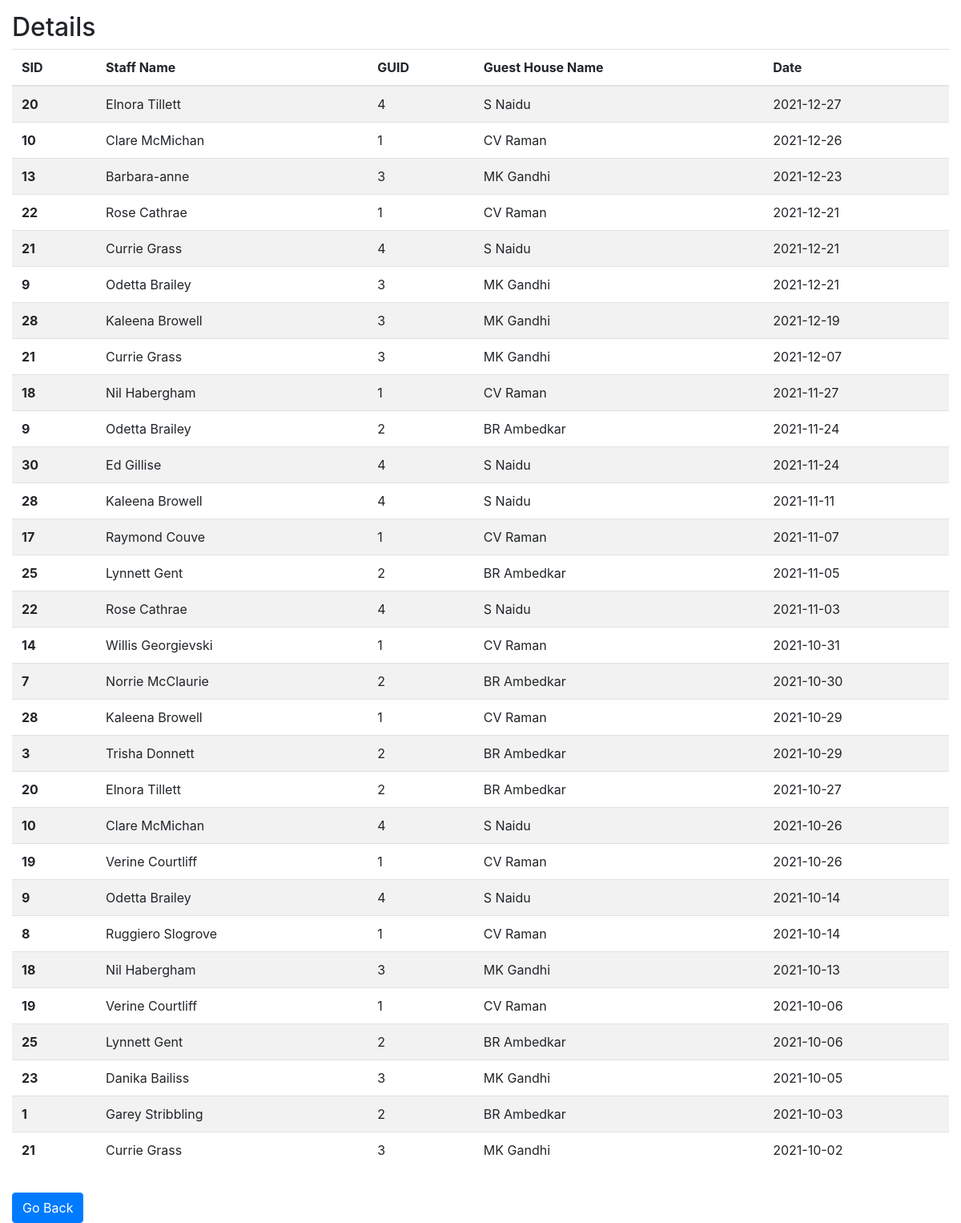
The page /guest_house/schedule.php on the database its author committed.
### tables this page shows
create table WorksIn(
	GUID int not null,
	SID int not null,
	Date date not null,
	primary key (GUID, SID, Date),
	constraint WorksIn_fk1 foreign key (GUID) references Guest_House(GUID),
	constraint WorksIn_fk2 foreign key (SID) references Staff(SID)
);

create table Staff(
	SID int not null auto_increment,
	Name varchar(20) not null,
	Sex char,
	Mobile bigint,
	Email varchar(20),
	Address varchar(20),
	Role varchar(20),
	primary key (SID)
);

create table Guest_House(
	GUID int not null auto_increment,
	Name varchar(20) not null,
	Location varchar(20) not null,
	primary key (GUID)
);

### guest_house/schedule.php (the view, shortened to what this page needs)
<link href="//maxcdn.bootstrapcdn.com/bootstrap/4.1.1/css/bootstrap.min.css" rel="stylesheet" id="bootstrap-css">
<?php
    require_once "db.php";
    $query = "SELECT Staff.SID, Staff.Name, Guest_House.GUID, Guest_House.Name, WorksIn.Date
    FROM Guest_House
    INNER JOIN WorksIn ON Guest_House.GUID = WorksIn.GUID
    INNER JOIN Staff ON Staff.SID = WorksIn.SID
    ORDER BY WorksIn.Date DESC" ;
    $res = $db -> query($query);
?>
<div style='padding: 15px'>
<h2>Details</h2>
    <table class="table table-striped">
        <thead>
        <tr>
            <th scope="col">SID</th>
            <th scope="col">Staff Name</th>
            <th scope="col">GUID</th>
            <th scope="col">Guest House Name</th>
            <th scope="col">Date</th>
        </tr>
        </thead>
        <tbody>
<?php
    while ($row = $res -> fetch_row()) {
?>
        <tr>
            <th scope="row"><?php echo $row[0] ?></th>
            <td><?php echo $row[1] ?></td>
            <td><?php echo $row[2] ?></td>
            <td><?php echo $row[3] ?></td>
            <td><?php echo $row[4] ?></td>
        </tr>
<?php
    }
?>
        </tbody>
    </table>
</div>
<div class="col-md-8">
    <a href="home_guest_house.php" class="btn btn-primary">Go Back</a>
</div>

### rows shown on the page
worksin: SID.SID "20", SID.Name "Elnora Tillett", GUID.GUID "4", GUID.Name "S Naidu", Date "2021-12-27"
worksin: SID.SID "10", SID.Name "Clare McMichan", GUID.GUID "1", GUID.Name "CV Raman", Date "2021-12-26"
worksin: SID.SID "13", SID.Name "Barbara-anne", GUID.GUID "3", GUID.Name "MK Gandhi", Date "2021-12-23"
worksin: SID.SID "22", SID.Name "Rose Cathrae", GUID.GUID "1", GUID.Name "CV Raman", Date "2021-12-21"
worksin: SID.SID "21", SID.Name "Currie Grass", GUID.GUID "4", GUID.Name "S Naidu", Date "2021-12-21"
worksin: SID.SID "9", SID.Name "Odetta Brailey", GUID.GUID "3", GUID.Name "MK Gandhi", Date "2021-12-21"
worksin: SID.SID "28", SID.Name "Kaleena Browell", GUID.GUID "3", GUID.Name "MK Gandhi", Date "2021-12-19"
worksin: SID.SID "21", SID.Name "Currie Grass", GUID.GUID "3", GUID.Name "MK Gandhi", Date "2021-12-07"
worksin: SID.SID "18", SID.Name "Nil Habergham", GUID.GUID "1", GUID.Name "CV Raman", Date "2021-11-27"
worksin: SID.SID "9", SID.Name "Odetta Brailey", GUID.GUID "2", GUID.Name "BR Ambedkar", Date "2021-11-24"
worksin: SID.SID "30", SID.Name "Ed Gillise", GUID.GUID "4", GUID.Name "S Naidu", Date "2021-11-24"
worksin: SID.SID "28", SID.Name "Kaleena Browell", GUID.GUID "4", GUID.Name "S Naidu", Date "2021-11-11"
worksin: SID.SID "17", SID.Name "Raymond Couve", GUID.GUID "1", GUID.Name "CV Raman", Date "2021-11-07"
worksin: SID.SID "25", SID.Name "Lynnett Gent", GUID.GUID "2", GUID.Name "BR Ambedkar", Date "2021-11-05"
worksin: SID.SID "22", SID.Name "Rose Cathrae", GUID.GUID "4", GUID.Name "S Naidu", Date "2021-11-03"
worksin: SID.SID "14", SID.Name "Willis Georgievski", GUID.GUID "1", GUID.Name "CV Raman", Date "2021-10-31"
worksin: SID.SID "7", SID.Name "Norrie McClaurie", GUID.GUID "2", GUID.Name "BR Ambedkar", Date "2021-10-30"
worksin: SID.SID "28", SID.Name "Kaleena Browell", GUID.GUID "1", GUID.Name "CV Raman", Date "2021-10-29"
worksin: SID.SID "3", SID.Name "Trisha Donnett", GUID.GUID "2", GUID.Name "BR Ambedkar", Date "2021-10-29"
worksin: SID.SID "20", SID.Name "Elnora Tillett", GUID.GUID "2", GUID.Name "BR Ambedkar", Date "2021-10-27"
worksin: SID.SID "10", SID.Name "Clare McMichan", GUID.GUID "4", GUID.Name "S Naidu", Date "2021-10-26"
worksin: SID.SID "19", SID.Name "Verine Courtliff", GUID.GUID "1", GUID.Name "CV Raman", Date "2021-10-26"
worksin: SID.SID "9", SID.Name "Odetta Brailey", GUID.GUID "4", GUID.Name "S Naidu", Date "2021-10-14"
worksin: SID.SID "8", SID.Name "Ruggiero Slogrove", GUID.GUID "1", GUID.Name "CV Raman", Date "2021-10-14"
worksin: SID.SID "18", SID.Name "Nil Habergham", GUID.GUID "3", GUID.Name "MK Gandhi", Date "2021-10-13"
worksin: SID.SID "19", SID.Name "Verine Courtliff", GUID.GUID "1", GUID.Name "CV Raman", Date "2021-10-06"
worksin: SID.SID "25", SID.Name "Lynnett Gent", GUID.GUID "2", GUID.Name "BR Ambedkar", Date "2021-10-06"
worksin: SID.SID "23", SID.Name "Danika Bailiss", GUID.GUID "3", GUID.Name "MK Gandhi", Date "2021-10-05"
worksin: SID.SID "1", SID.Name "Garey Stribbling", GUID.GUID "2", GUID.Name "BR Ambedkar", Date "2021-10-03"
worksin: SID.SID "21", SID.Name "Currie Grass", GUID.GUID "3", GUID.Name "MK Gandhi", Date "2021-10-02"
